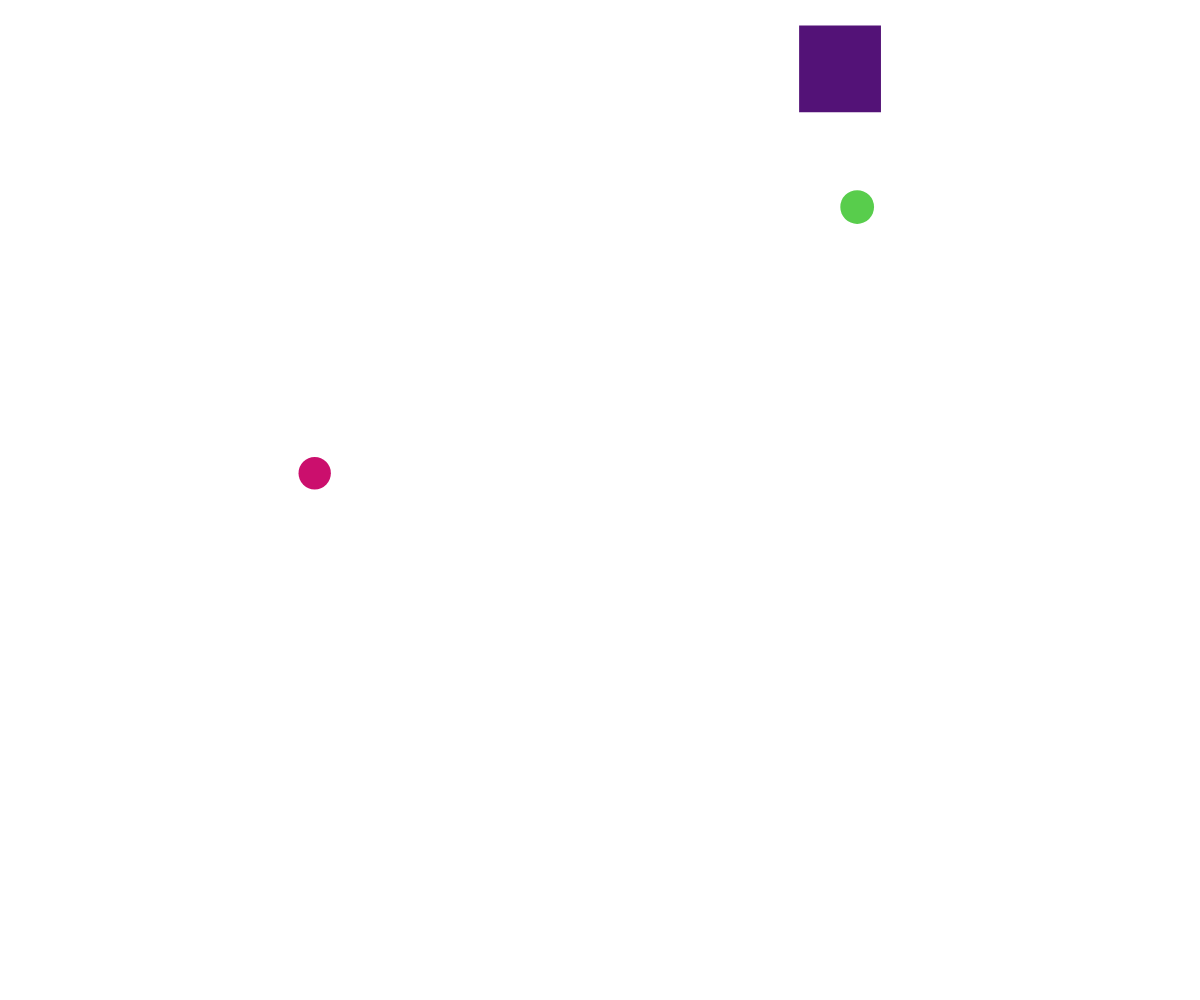
Frame 1 (no input)
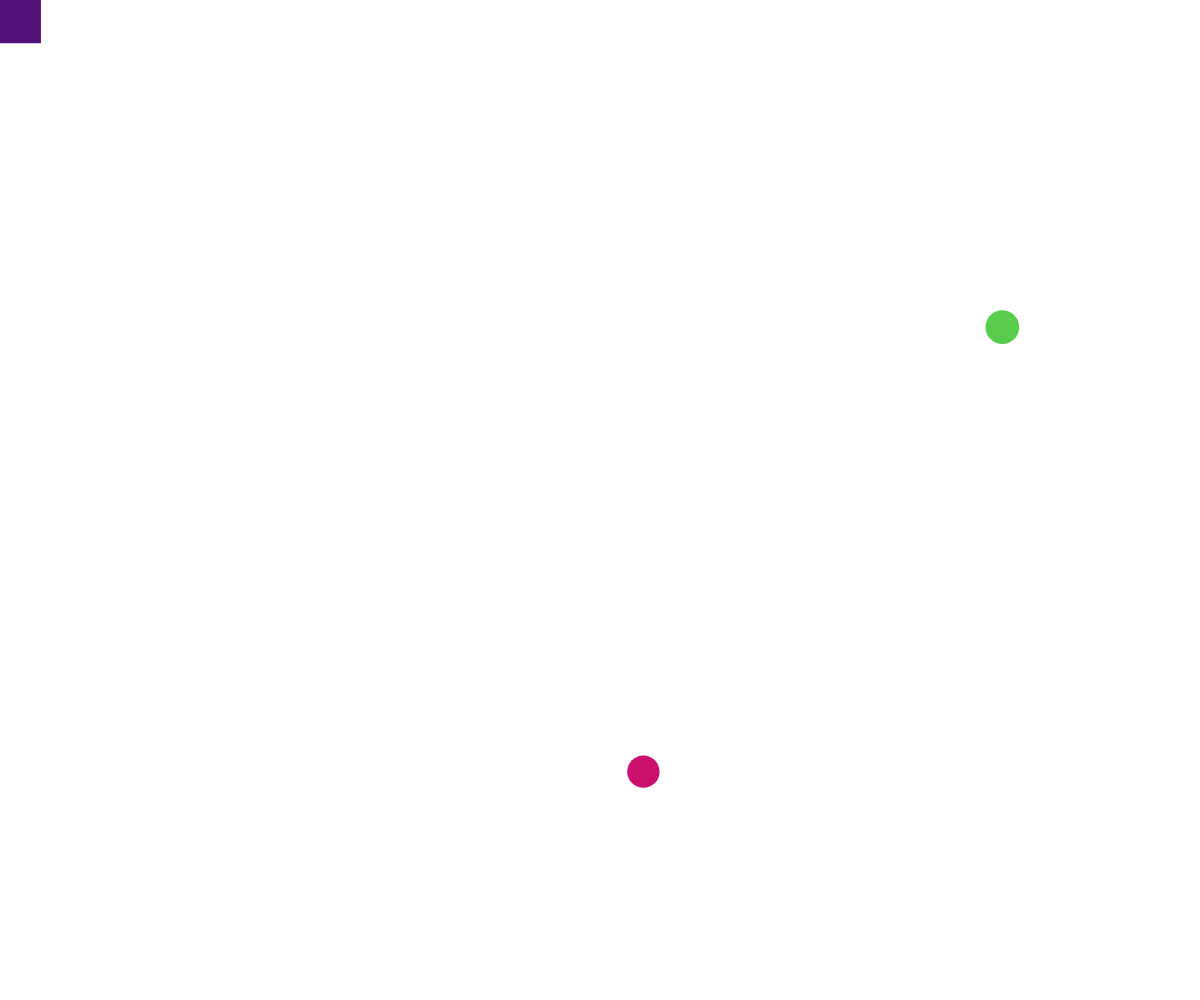
Frame 60 (no input)
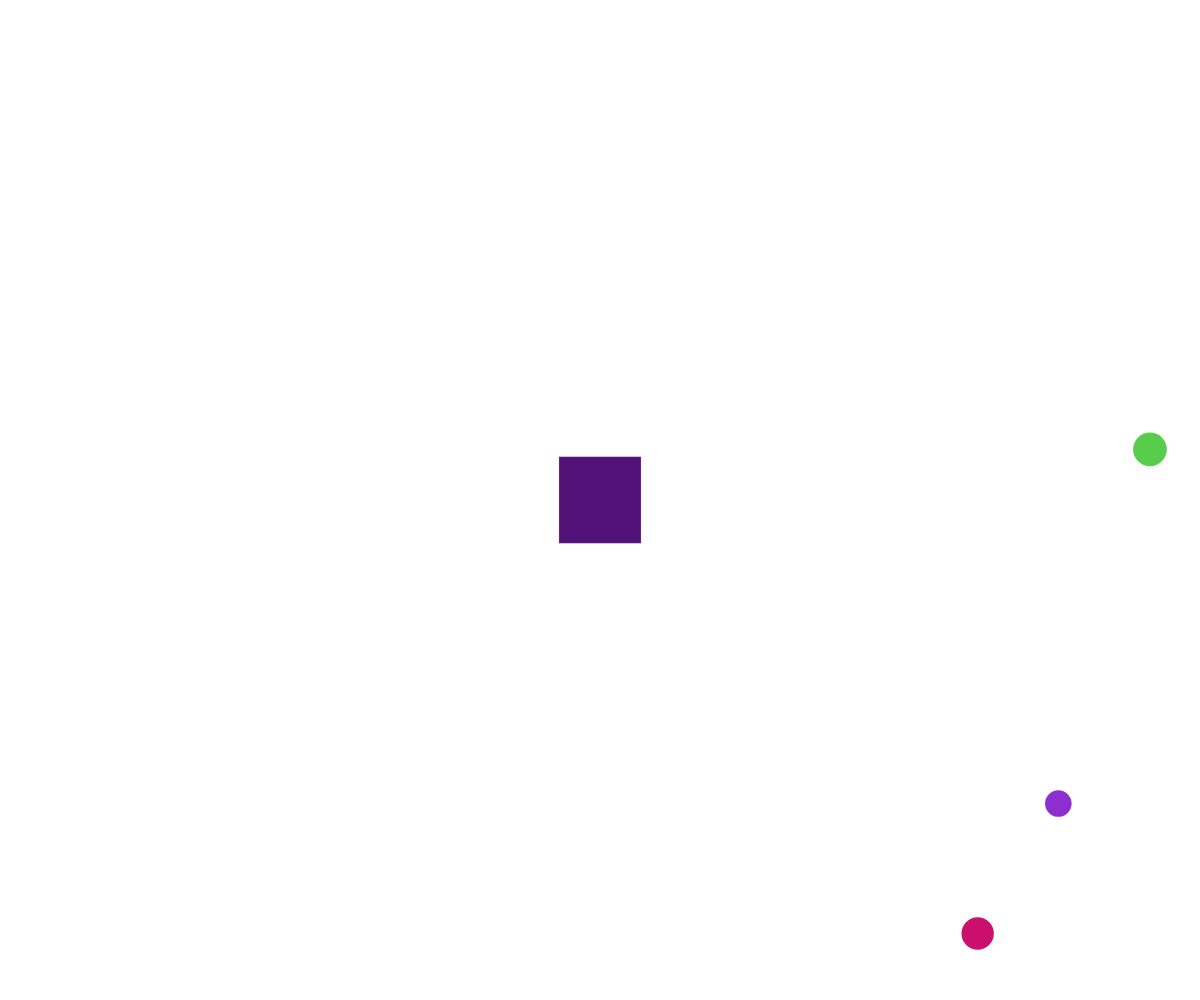
Frame 120 (the mouse pressed at the canvas centre since frame 60)

The p5.js sketch that drew these frames (run headless with seeded random() and noise() and a simulated clock; from frame 60 on, the mouse is pressed at the canvas centre):

// p5.js sketch
// ── sketch.js
var ball;
var paddle;
var numberOfBalls = 2;


var balls = [];

function setup() {
  createCanvas(windowWidth, windowHeight);
  for (var i = 0; i < numberOfBalls; i++) {
    // Ball (x, y, d, c, xs, ys, toRemove)
    balls[i] = new Ball(random(width), random(height), random(15, 40), color(random(255), random(255), random(255)), random(1, 7), random(1, 7), false);
  }
  paddle = new Paddle(random(width), random(height), random(40, 90), random(40, 90), color(random(255), random(255), random(255)))
}

function draw() {
  background(255);
  // for (var i = balls.length-1; i >= 0; i--) {
  for (var i = 0; i < balls.length; i++) {
    balls[i].show();
    balls[i].move();
    balls[i].detectEdges();
    balls[i].detectPaddle(paddle);
    var death = balls[i].ballRemoval();
    
    if(death == true){
      balls.splice(i,1);
    }
  }
  paddle.show();
  paddle.move();

}

function mousePressed(){
  balls.push(new Ball(mouseX+(paddle.w * ceil(random(-1,1))),mouseY+(paddle.h * ceil(random(-1,1))), random(15, 40), color(random(255), random(255), random(255)), random(1, 7), random(1, 7), false));
}


function Ball(x, y, d, c, xs, ys, toRemove) {
  this.x = x;
  this.y = y;
  this.d = d;
  this.c = c;
  this.xspeed = xs;
  this.yspeed = ys;
  this.toRemove = toRemove;
  this.counter = 0;

  this.show = function() {
    fill(c);
    noStroke();
    ellipse(this.x, this.y, this.d, this.d);
  }

  this.move = function() {
    this.x = this.x + this.xspeed;
    this.y = this.y + this.yspeed;
  }

  this.detectEdges = function() {
    if (this.x > width || this.x < 0) {
      this.xspeed = this.xspeed * -1;
    }
    if (this.y > height || this.y < 0) {
      this.yspeed = this.yspeed * -1;
    }
  }

  this.detectPaddle = function(other) {
    // right side of paddle
    if (this.xspeed <= 0 && (this.x - (this.d / 2)) <= (other.x + (other.w / 2)) && this.x >= (other.x - (other.w / 2)) && (this.y <= (other.y + (other.h / 2)) && this.y >= (other.y - (other.h / 2)))) {
      this.xspeed = this.xspeed * -1;
      this.counter++;
    }
    //left side of paddle
    if (this.xspeed > 0 && (this.x + (this.d / 2)) >= (other.x - (other.w / 2)) && this.x <= (other.x + (other.w / 2)) && (this.y <= (other.y + (other.h / 2)) && this.y >= (other.y - (other.h / 2)))) {
      this.xspeed = this.xspeed * -1;
      this.counter++;
    }
    //bottom of paddle
    if (this.yspeed <= 0 && (this.y - (this.d / 2)) <= (other.y + (other.h / 2)) && (this.y - (this.d / 2)) >= (other.y - (other.h / 2)) && this.x <= (other.x + (other.w / 2)) && this.x > (other.x - other.w / 2)) {
      this.yspeed = this.yspeed * -1;
      this.counter++;
    }
    // //top of paddle
    if (this.yspeed > 0 && (this.y + (this.d / 2)) >= (other.y - (other.h / 2)) && (this.y + (this.d / 2)) <= (other.y + (other.h / 2)) && this.x <= (other.x + (other.w / 2)) && this.x > (other.x - other.w / 2)) {
      this.yspeed = this.yspeed * -1;
      this.counter++;
    }
  }
  this.ballRemoval = function() {
    if (this.counter >= 10) {
      this.toRemove = true;
    }
    return this.toRemove;
  }

}

function Paddle(x, y, w, h, c) {
  this.x = x;
  this.y = y;
  this.w = w;
  this.h = h;
  this.c = c;

  this.show = function() {
    rectMode(CENTER);
    fill(c);
    noStroke();
    rect(this.x, this.y, this.w, this.h);
  }
  this.move = function() {
    paddle.x = mouseX;
    paddle.y = mouseY;
  }

}
